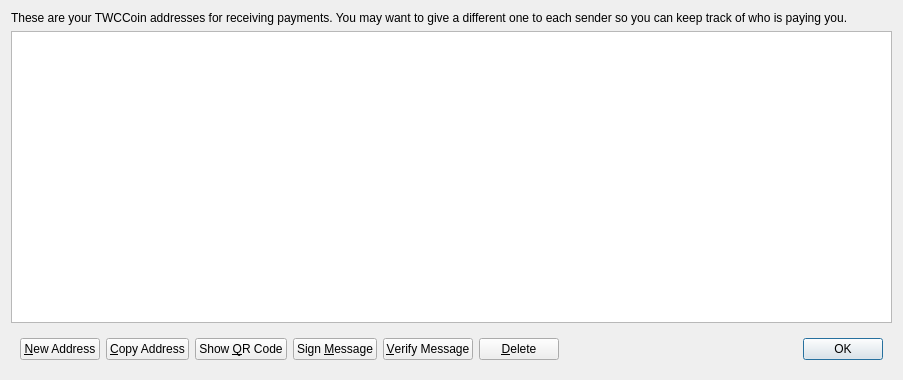
<?xml version="1.0" encoding="UTF-8"?>
<ui version="4.0">
 <class>AddressBookPage</class>
 <widget class="QWidget" name="AddressBookPage">
  <property name="geometry">
   <rect>
    <x>0</x>
    <y>0</y>
    <width>903</width>
    <height>380</height>
   </rect>
  </property>
  <property name="windowTitle">
   <string>Address Book</string>
  </property>
  <layout class="QVBoxLayout" name="verticalLayout">
   <item>
    <widget class="QLabel" name="labelExplanation">
     <property name="text">
      <string>These are your TWCCoin addresses for receiving payments. You may want to give a different one to each sender so you can keep track of who is paying you.</string>
     </property>
     <property name="textFormat">
      <enum>Qt::PlainText</enum>
     </property>
     <property name="wordWrap">
      <bool>true</bool>
     </property>
    </widget>
   </item>
   <item>
    <widget class="QTableView" name="tableView">
     <property name="contextMenuPolicy">
      <enum>Qt::CustomContextMenu</enum>
     </property>
     <property name="toolTip">
      <string>Double-click to edit address or label</string>
     </property>
     <property name="tabKeyNavigation">
      <bool>false</bool>
     </property>
     <property name="alternatingRowColors">
      <bool>true</bool>
     </property>
     <property name="selectionMode">
      <enum>QAbstractItemView::SingleSelection</enum>
     </property>
     <property name="selectionBehavior">
      <enum>QAbstractItemView::SelectRows</enum>
     </property>
     <property name="sortingEnabled">
      <bool>true</bool>
     </property>
     <attribute name="verticalHeaderVisible">
      <bool>false</bool>
     </attribute>
    </widget>
   </item>
   <item>
    <widget class="QWidget" name="buttonBar" native="true">
     <layout class="QHBoxLayout" name="horizontalLayout">
      <item>
       <widget class="QPushButton" name="newAddressButton">
        <property name="toolTip">
         <string>Create a new address</string>
        </property>
        <property name="text">
         <string>&amp;New Address</string>
        </property>
       </widget>
      </item>
      <item>
       <widget class="QPushButton" name="copyToClipboard">
        <property name="toolTip">
         <string>Copy the currently selected address to the system clipboard</string>
        </property>
        <property name="text">
         <string>&amp;Copy Address</string>
        </property>
       </widget>
      </item>
      <item>
       <widget class="QPushButton" name="showQRCode">
        <property name="text">
         <string>Show &amp;QR Code</string>
        </property>
       </widget>
      </item>
      <item>
       <widget class="QPushButton" name="signMessage">
        <property name="toolTip">
         <string>Sign a message to prove you own a TWCCoin address</string>
        </property>
        <property name="text">
         <string>Sign &amp;Message</string>
        </property>
       </widget>
      </item>
      <item>
       <widget class="QPushButton" name="verifyMessage">
        <property name="toolTip">
         <string>Verify a message to ensure it was signed with a specified TWCCoin address</string>
        </property>
        <property name="text">
         <string>&amp;Verify Message</string>
        </property>
       </widget>
      </item>
      <item>
       <widget class="QPushButton" name="deleteButton">
        <property name="toolTip">
         <string>Delete the currently selected address from the list</string>
        </property>
        <property name="text">
         <string>&amp;Delete</string>
        </property>
       </widget>
      </item>
      <item>
       <spacer name="horizontalSpacer">
        <property name="orientation">
         <enum>Qt::Horizontal</enum>
        </property>
        <property name="sizeHint" stdset="0">
         <size>
          <width>40</width>
          <height>20</height>
         </size>
        </property>
       </spacer>
      </item>
      <item>
       <widget class="QDialogButtonBox" name="buttonBox">
        <property name="sizePolicy">
         <sizepolicy hsizetype="Maximum" vsizetype="Fixed">
          <horstretch>0</horstretch>
          <verstretch>0</verstretch>
         </sizepolicy>
        </property>
        <property name="standardButtons">
         <set>QDialogButtonBox::Ok</set>
        </property>
       </widget>
      </item>
     </layout>
    </widget>
   </item>
  </layout>
 </widget>
 <resources/>
 <connections/>
</ui>
